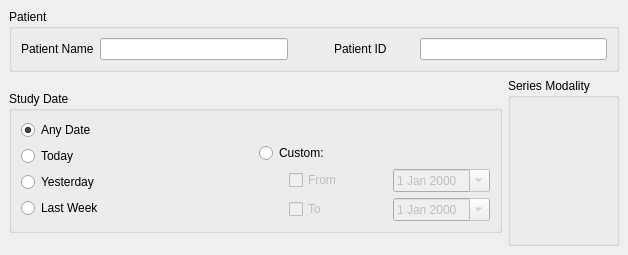
<?xml version="1.0" encoding="UTF-8"?>
<ui version="4.0">
 <class>udg::QBasicSearchWidgetBase</class>
 <widget class="QWidget" name="udg::QBasicSearchWidgetBase">
  <property name="geometry">
   <rect>
    <x>0</x>
    <y>0</y>
    <width>628</width>
    <height>255</height>
   </rect>
  </property>
  <property name="windowTitle">
   <string>Basic search</string>
  </property>
  <layout class="QGridLayout">
   <property name="margin">
    <number>9</number>
   </property>
   <property name="spacing">
    <number>6</number>
   </property>
   <item row="0" column="0">
    <layout class="QVBoxLayout">
     <property name="spacing">
      <number>6</number>
     </property>
     <property name="margin">
      <number>0</number>
     </property>
     <item>
      <widget class="QGroupBox" name="groupBox_3">
       <property name="sizePolicy">
        <sizepolicy hsizetype="Expanding" vsizetype="Fixed">
         <horstretch>0</horstretch>
         <verstretch>0</verstretch>
        </sizepolicy>
       </property>
       <property name="maximumSize">
        <size>
         <width>16777215</width>
         <height>16777215</height>
        </size>
       </property>
       <property name="title">
        <string>Patient</string>
       </property>
       <layout class="QGridLayout">
        <property name="margin">
         <number>9</number>
        </property>
        <property name="spacing">
         <number>6</number>
        </property>
        <item row="0" column="1">
         <widget class="QLineEdit" name="m_patientNameText">
          <property name="minimumSize">
           <size>
            <width>20</width>
            <height>0</height>
           </size>
          </property>
         </widget>
        </item>
        <item row="0" column="0">
         <widget class="QLabel" name="textLabel2_3">
          <property name="minimumSize">
           <size>
            <width>0</width>
            <height>0</height>
           </size>
          </property>
          <property name="text">
           <string>Patient Name</string>
          </property>
          <property name="buddy">
           <cstring>m_patientNameText</cstring>
          </property>
         </widget>
        </item>
        <item row="0" column="3">
         <widget class="QLabel" name="textLabel1_3">
          <property name="minimumSize">
           <size>
            <width>80</width>
            <height>0</height>
           </size>
          </property>
          <property name="text">
           <string>Patient ID</string>
          </property>
          <property name="buddy">
           <cstring>m_patientIDText</cstring>
          </property>
         </widget>
        </item>
        <item row="0" column="4">
         <widget class="QLineEdit" name="m_patientIDText">
          <property name="minimumSize">
           <size>
            <width>0</width>
            <height>20</height>
           </size>
          </property>
          <property name="maximumSize">
           <size>
            <width>200</width>
            <height>16777215</height>
           </size>
          </property>
         </widget>
        </item>
        <item row="0" column="2">
         <spacer>
          <property name="orientation">
           <enum>Qt::Horizontal</enum>
          </property>
          <property name="sizeType">
           <enum>QSizePolicy::Preferred</enum>
          </property>
          <property name="sizeHint" stdset="0">
           <size>
            <width>40</width>
            <height>20</height>
           </size>
          </property>
         </spacer>
        </item>
       </layout>
      </widget>
     </item>
     <item>
      <layout class="QHBoxLayout">
       <property name="spacing">
        <number>6</number>
       </property>
       <property name="margin">
        <number>0</number>
       </property>
       <item>
        <widget class="QGroupBox" name="groupBox_6">
         <property name="sizePolicy">
          <sizepolicy hsizetype="Expanding" vsizetype="Fixed">
           <horstretch>0</horstretch>
           <verstretch>0</verstretch>
          </sizepolicy>
         </property>
         <property name="maximumSize">
          <size>
           <width>16777215</width>
           <height>16777215</height>
          </size>
         </property>
         <property name="title">
          <string>Study Date</string>
         </property>
         <layout class="QHBoxLayout">
          <property name="spacing">
           <number>6</number>
          </property>
          <property name="margin">
           <number>9</number>
          </property>
          <item>
           <layout class="QVBoxLayout">
            <property name="spacing">
             <number>6</number>
            </property>
            <property name="margin">
             <number>0</number>
            </property>
            <item>
             <widget class="QRadioButton" name="m_anyDateRadioButton">
              <property name="text">
               <string>Any Date</string>
              </property>
              <property name="checked">
               <bool>true</bool>
              </property>
             </widget>
            </item>
            <item>
             <widget class="QRadioButton" name="m_todayRadioButton">
              <property name="enabled">
               <bool>true</bool>
              </property>
              <property name="text">
               <string>Today</string>
              </property>
             </widget>
            </item>
            <item>
             <widget class="QRadioButton" name="m_yesterdayRadioButton">
              <property name="text">
               <string>Yesterday</string>
              </property>
             </widget>
            </item>
            <item>
             <widget class="QRadioButton" name="m_lastWeekRadioButton">
              <property name="text">
               <string>Last Week</string>
              </property>
             </widget>
            </item>
           </layout>
          </item>
          <item>
           <layout class="QVBoxLayout">
            <property name="spacing">
             <number>6</number>
            </property>
            <property name="margin">
             <number>0</number>
            </property>
            <item>
             <spacer>
              <property name="orientation">
               <enum>Qt::Vertical</enum>
              </property>
              <property name="sizeHint" stdset="0">
               <size>
                <width>186</width>
                <height>23</height>
               </size>
              </property>
             </spacer>
            </item>
            <item>
             <widget class="QRadioButton" name="m_customDateRadioButton">
              <property name="text">
               <string>Custom:</string>
              </property>
             </widget>
            </item>
            <item>
             <layout class="QHBoxLayout">
              <property name="spacing">
               <number>6</number>
              </property>
              <property name="margin">
               <number>0</number>
              </property>
              <item>
               <spacer>
                <property name="orientation">
                 <enum>Qt::Horizontal</enum>
                </property>
                <property name="sizeType">
                 <enum>QSizePolicy::Maximum</enum>
                </property>
                <property name="sizeHint" stdset="0">
                 <size>
                  <width>30</width>
                  <height>20</height>
                 </size>
                </property>
               </spacer>
              </item>
              <item>
               <layout class="QVBoxLayout">
                <property name="spacing">
                 <number>6</number>
                </property>
                <property name="margin">
                 <number>0</number>
                </property>
                <item>
                 <layout class="QHBoxLayout">
                  <property name="spacing">
                   <number>6</number>
                  </property>
                  <property name="margin">
                   <number>0</number>
                  </property>
                  <item>
                   <widget class="QCheckBox" name="m_fromDateCheck">
                    <property name="enabled">
                     <bool>false</bool>
                    </property>
                    <property name="text">
                     <string>From</string>
                    </property>
                   </widget>
                  </item>
                  <item>
                   <widget class="QDateEdit" name="m_fromStudyDate">
                    <property name="enabled">
                     <bool>false</bool>
                    </property>
                    <property name="minimumSize">
                     <size>
                      <width>0</width>
                      <height>20</height>
                     </size>
                    </property>
                    <property name="wrapping">
                     <bool>false</bool>
                    </property>
                    <property name="buttonSymbols">
                     <enum>QAbstractSpinBox::UpDownArrows</enum>
                    </property>
                    <property name="calendarPopup">
                     <bool>true</bool>
                    </property>
                   </widget>
                  </item>
                 </layout>
                </item>
                <item>
                 <layout class="QHBoxLayout">
                  <property name="spacing">
                   <number>6</number>
                  </property>
                  <property name="margin">
                   <number>0</number>
                  </property>
                  <item>
                   <widget class="QCheckBox" name="m_toDateCheck">
                    <property name="enabled">
                     <bool>false</bool>
                    </property>
                    <property name="text">
                     <string>To</string>
                    </property>
                   </widget>
                  </item>
                  <item>
                   <widget class="QDateEdit" name="m_toStudyDate">
                    <property name="enabled">
                     <bool>false</bool>
                    </property>
                    <property name="minimumSize">
                     <size>
                      <width>0</width>
                      <height>20</height>
                     </size>
                    </property>
                    <property name="calendarPopup">
                     <bool>true</bool>
                    </property>
                   </widget>
                  </item>
                 </layout>
                </item>
               </layout>
              </item>
             </layout>
            </item>
           </layout>
          </item>
         </layout>
        </widget>
       </item>
       <item>
        <widget class="udg::QModalitiesSelectorGroupBox" name="m_buttonGroupModality">
         <property name="sizePolicy">
          <sizepolicy hsizetype="Preferred" vsizetype="Minimum">
           <horstretch>0</horstretch>
           <verstretch>0</verstretch>
          </sizepolicy>
         </property>
         <property name="title">
          <string>Series Modality</string>
         </property>
        </widget>
       </item>
      </layout>
     </item>
    </layout>
   </item>
  </layout>
 </widget>
 <customwidgets>
  <customwidget>
   <class>udg::QModalitiesSelectorGroupBox</class>
   <extends>QGroupBox</extends>
   <header>qmodalitiesselectorgroupbox.h</header>
   <container>1</container>
  </customwidget>
 </customwidgets>
 <resources/>
 <connections>
  <connection>
   <sender>m_fromDateCheck</sender>
   <signal>toggled(bool)</signal>
   <receiver>m_fromStudyDate</receiver>
   <slot>setEnabled(bool)</slot>
   <hints>
    <hint type="sourcelabel">
     <x>177</x>
     <y>181</y>
    </hint>
    <hint type="destinationlabel">
     <x>252</x>
     <y>181</y>
    </hint>
   </hints>
  </connection>
  <connection>
   <sender>m_toDateCheck</sender>
   <signal>toggled(bool)</signal>
   <receiver>m_toStudyDate</receiver>
   <slot>setEnabled(bool)</slot>
   <hints>
    <hint type="sourcelabel">
     <x>177</x>
     <y>215</y>
    </hint>
    <hint type="destinationlabel">
     <x>252</x>
     <y>215</y>
    </hint>
   </hints>
  </connection>
  <connection>
   <sender>m_customDateRadioButton</sender>
   <signal>toggled(bool)</signal>
   <receiver>m_fromDateCheck</receiver>
   <slot>setEnabled(bool)</slot>
   <hints>
    <hint type="sourcelabel">
     <x>204</x>
     <y>148</y>
    </hint>
    <hint type="destinationlabel">
     <x>177</x>
     <y>181</y>
    </hint>
   </hints>
  </connection>
  <connection>
   <sender>m_customDateRadioButton</sender>
   <signal>toggled(bool)</signal>
   <receiver>m_fromDateCheck</receiver>
   <slot>setChecked(bool)</slot>
   <hints>
    <hint type="sourcelabel">
     <x>204</x>
     <y>148</y>
    </hint>
    <hint type="destinationlabel">
     <x>177</x>
     <y>181</y>
    </hint>
   </hints>
  </connection>
  <connection>
   <sender>m_customDateRadioButton</sender>
   <signal>toggled(bool)</signal>
   <receiver>m_toDateCheck</receiver>
   <slot>setEnabled(bool)</slot>
   <hints>
    <hint type="sourcelabel">
     <x>204</x>
     <y>148</y>
    </hint>
    <hint type="destinationlabel">
     <x>177</x>
     <y>215</y>
    </hint>
   </hints>
  </connection>
  <connection>
   <sender>m_customDateRadioButton</sender>
   <signal>toggled(bool)</signal>
   <receiver>m_toDateCheck</receiver>
   <slot>setChecked(bool)</slot>
   <hints>
    <hint type="sourcelabel">
     <x>204</x>
     <y>148</y>
    </hint>
    <hint type="destinationlabel">
     <x>177</x>
     <y>215</y>
    </hint>
   </hints>
  </connection>
 </connections>
</ui>
